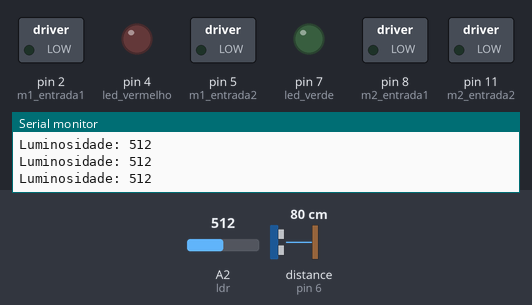
The sketch below on a simulated Arduino Uno, built with avr-gcc and run on an emulated ATmega328P. On the bench: switched loads named in the sketch (green lamp = pin HIGH), output pins drawn as LEDs (lit = HIGH), the last lines printed to the serial monitor. Inputs (shaded band) come from the test bench; at power-on: A2 (ldr) = 512, distance to the obstacle (sensor on pin 6) 80 cm. The echo pulse lasts 58.3 µs per cm; pins used as bus, display or sensor lines are not drawn.

Above: at 1.2 s.
1.3 s: A2 (ldr) set to 481
At 1.8 s:
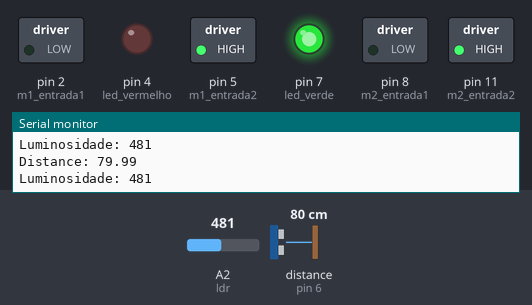
2.8 s: A2 (ldr) set to 510
At 3.4 s:
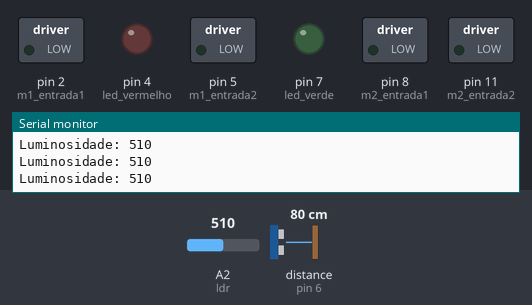
4.3 s: A2 (ldr) set to 490
At 5.3 s:
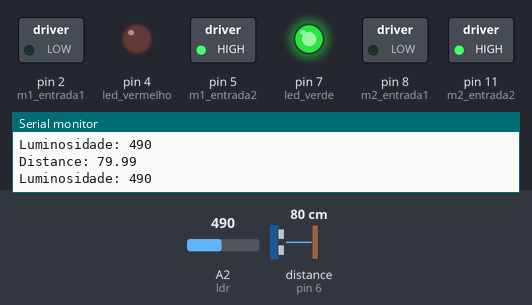
5.8 s: distance to the obstacle (sensor on pin 6) set to 33 cm
7.3 s: distance to the obstacle (sensor on pin 6) set to 28 cm
At 9.4 s:
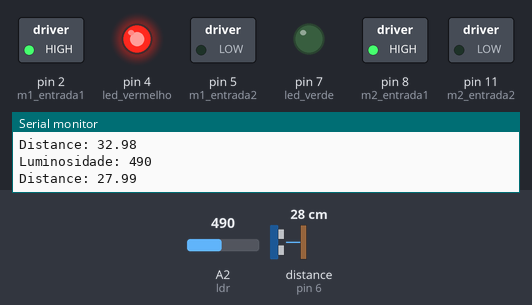
Timing chart, 0 to 17.8 s (numbered marks = the images above; inputs shaded):
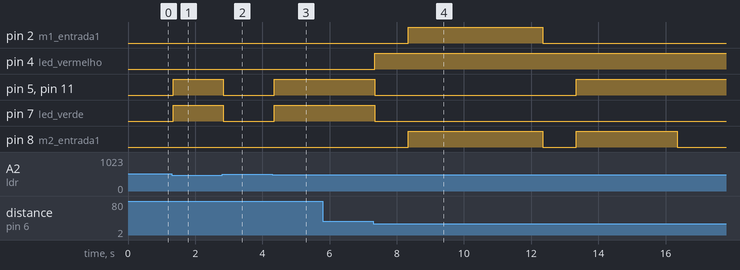

The sketch:

projeto_final_emelyn1.ino
```cpp
//PINO LDR de entrada
#define ldr A2

//PINOS LEDs
#define led_verde 7
#define led_vermelho 4

//PINOS TRIGGER SENSOR
#define trigger 9
#define echo 6

//pinos controle motor 1
#define m1_enable 3
#define m1_entrada1 2
#define m1_entrada2 5

//pinos controle motor 2
#define m2_enable 10
#define m2_entrada1 8
#define m2_entrada2 11

//variaveis pra trabalhar com o sensor de movimento
float duration, distance;

//Variavel pra trabalhar com o sensor de luminosidade
int entrada;

void setup(){

  	  Serial.begin(9600);//inicializando comunicação serial

  	  //saidas leds
      pinMode(led_verde, OUTPUT);
      pinMode(led_vermelho, OUTPUT);

      //entrada e saidas sensor
      pinMode(trigger, OUTPUT);//pino de saida
      pinMode(echo, INPUT);//recebe o sinal de volta


      //saida dos motores
      pinMode(m1_entrada1, OUTPUT);//SAIDA
      pinMode(m1_entrada2, OUTPUT);//SAIDA
      pinMode(m2_entrada1, OUTPUT);//SAIDA
      pinMode(m2_entrada2, OUTPUT);//SAIDA

}

void loop(){

  /*Lógica 1 - O robô só deverá funcionar se houver um certo o

  nível de luminosidade (definido pelos desenvolvedores)
  no ambiente. Se estiver escuro, o robô deverá ficar parado.*/

  entrada = analogRead(ldr);

  Serial.print("Luminosidade: ");
  Serial.println(entrada);


  //liga o robo quando há limite de luminosidade
  if(entrada<500){

  digitalWrite(trigger, LOW);
  delayMicroseconds(2);

  digitalWrite(trigger, HIGH);
  delayMicroseconds(10);
  digitalWrite(trigger, LOW);

  duration = pulseIn(echo, HIGH);
  distance = (duration*0.0343)/2;
  Serial.print("Distance: ");
  Serial.println(distance);

    /*lógica 2 - O robô andará em linha reta
  (os dois motores andando no mesmo sentido)
  se a distância para algum objeto for maior ou igual a 30 cm */
  					//andar em linha reta e ligar led verde
                      if(distance >= 30){

                        digitalWrite(led_verde,HIGH);
                        digitalWrite(led_vermelho,LOW);

                        digitalWrite(m1_enable,HIGH);
                        digitalWrite(m2_enable,HIGH);

                        digitalWrite(m1_entrada1,LOW);
                        digitalWrite(m1_entrada2,HIGH);
                        digitalWrite(m2_entrada1,LOW);
                        digitalWrite(m2_entrada2,HIGH);


                            }else{ //led vermelho
                            digitalWrite(led_verde,LOW);
                            digitalWrite(led_vermelho,HIGH);

                        	/* 1) Primeiramente pare os motores (para que não haja
                            colisão entre o robô e o objeto/parede);*/
                            parar_motor();
                            delay(1000);
                            /*2) Dê ré (gire os dois motores no sentido contrário
                            ao original) por 4s;*/
        				    digitalWrite(m1_entrada1,HIGH);
                        	digitalWrite(m1_entrada2,LOW);
                        	digitalWrite(m2_entrada1,HIGH);
                       		digitalWrite(m2_entrada2,LOW);
                            delay(4000);

                            //3) Pare novamente;
                            parar_motor();
                            delay(1000);

                            /*4) Gire para a direita ou para a esquerda por 3s
                            (a escolha do lado será de vocês);*/

                            digitalWrite(m1_entrada1,LOW);
                            digitalWrite(m1_entrada2,HIGH);
                            digitalWrite(m2_entrada1,HIGH);
                            digitalWrite(m2_entrada2,HIGH);
                            delay(3000);


                            /*5) Volte a andar em linha reta.*/

              				digitalWrite(m1_entrada1,LOW);
                            digitalWrite(m1_entrada2,HIGH);
                            digitalWrite(m2_entrada1,LOW);
                            digitalWrite(m2_entrada2,HIGH);
                        	delay(3000);

                          }


  //para robo se não ha o limite de luminosidade
  }else{
  	parar_motor();
     digitalWrite(led_verde,LOW);
  	digitalWrite(led_vermelho,LOW);
  }//FIM IF LUMINOSIDADE

}//FIM SETUP

void parar_motor(){

  digitalWrite(m1_enable,HIGH);
  digitalWrite(m2_enable,HIGH);
  digitalWrite(m1_entrada1,LOW);
  digitalWrite(m1_entrada2,LOW);
  digitalWrite(m2_entrada1,LOW);
  digitalWrite(m2_entrada2,LOW);


}
```

Measured:
- the behaviour switches between 500 and 499 on A2 (ldr) (found by bisection; images 0 and 1)
- the behaviour switches between 31 and 30 cm on distance to the obstacle (sensor on pin 6) (found by bisection; images 3 and 4)
- after the input at 1.3 s, pin 5 (m1_entrada2), pin 7 (led_verde), pin 11 (m2_entrada2): LOW → HIGH after 0.05 s
- after the input at 2.8 s, pin 5 (m1_entrada2), pin 7 (led_verde), pin 11 (m2_entrada2): HIGH → LOW at once
- after the input at 4.3 s, pin 5 (m1_entrada2), pin 7 (led_verde), pin 11 (m2_entrada2): LOW → HIGH after 0.05 s
- after the input at 7.3 s, pin 2 (m1_entrada1): LOW → HIGH after 1.0 s, → LOW 4.0 s later; pin 4 (led_vermelho): LOW → HIGH after 0.05 s
